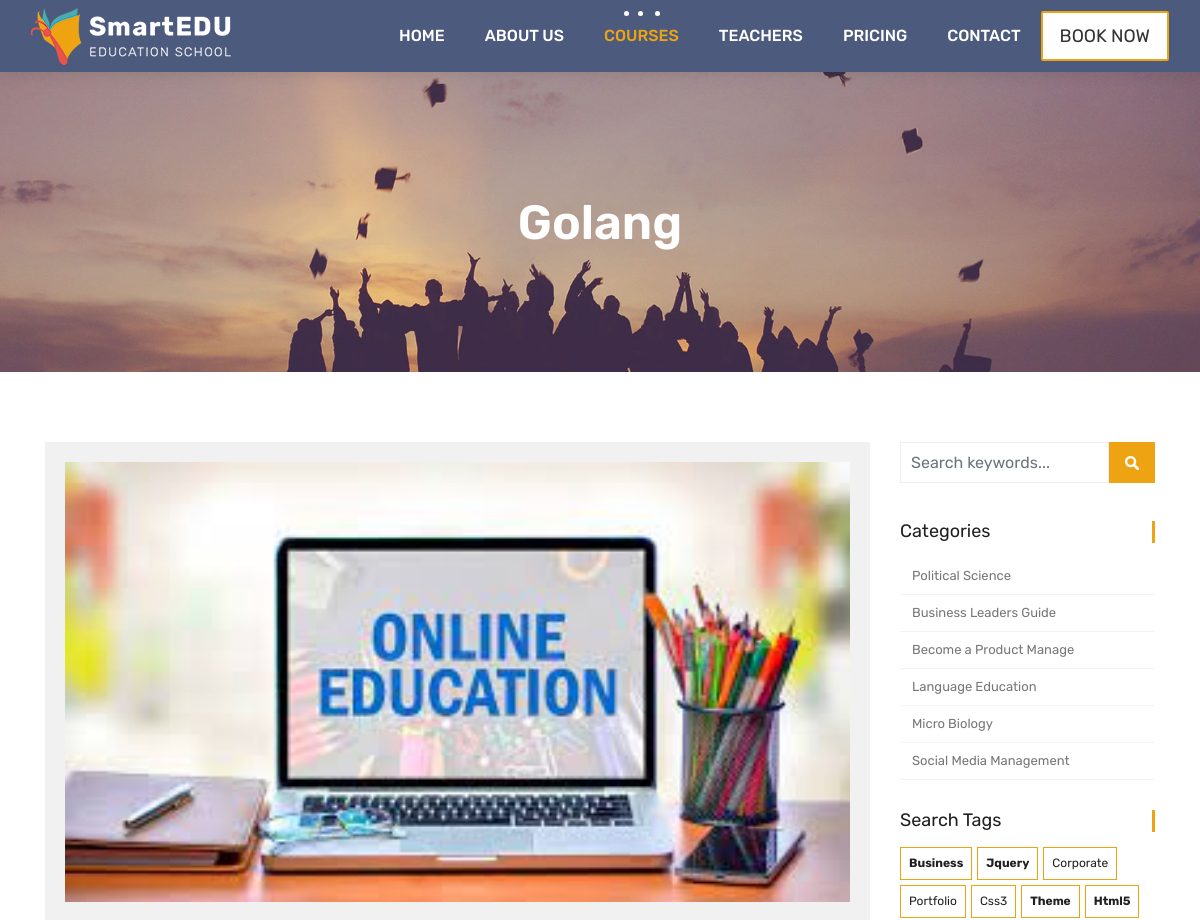
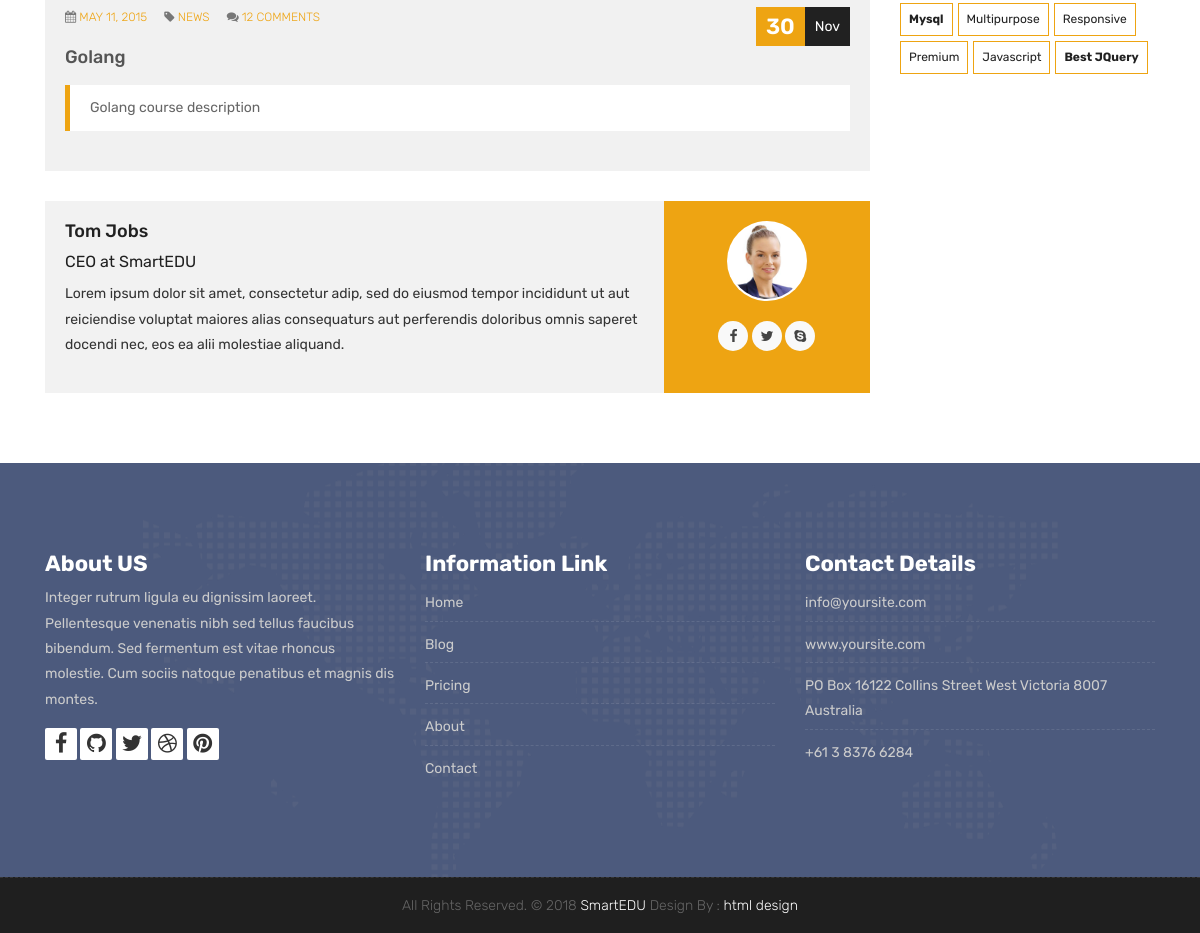
/courses/golang/3, run on the app's committed database (2 pictures, top to bottom).
### courses/models.py (models this page shows, shortened)
class Course(models.Model):
    name = models.CharField(max_length=200, unique=True)
    category = models.ForeignKey(Category, null=True, on_delete=models.DO_NOTHING)
    tags = models.ManyToManyField(Tag, blank=True, null= True)
    description = models.TextField(blank=True, null=True)
    image = models.ImageField(upload_to="courses/%Y/%m/%d/", default="courses/default_course_image.jpg")
    date = models.DateTimeField(auto_now=True)
    available = models.BooleanField(default=True)

### courses/views.py (the view)
# urls.py: path('<slug:category_slug>/<int:course_id>', views.course_detail, name="course_detail"),
def course_detail(request, category_slug, course_id):
    course = Course.objects.get(category__slug=category_slug, id = course_id)
    context = {
        'course': course,
    }
    return render(request, 'course.html', context)

### templates/course.html
{% extends 'partials/_base.html' %}
{% load static %}
{% block content %}
	<div class="all-title-box">
		<div class="container text-center">
			<h1>{{course.name}}</span></h1>
		</div>
	</div>
    <div id="overviews" class="section wb">
        <div class="container">
            <div class="row">
                <div class="col-lg-9 blog-post-single">
                    <div class="blog-item">
						<div class="image-blog">
							<img src="{{course.image.url}}" alt="" class="img-fluid">
						</div>
						<div class="post-content">
							<div class="post-date">
								<span class="day">30</span>
								<span class="month">Nov</span>
							</div>
							<div class="meta-info-blog">
								<span><i class="fa fa-calendar"></i> <a href="#">May 11, 2015</a> </span>
								<span><i class="fa fa-tag"></i>  <a href="#">News</a> </span>
								<span><i class="fa fa-comments"></i> <a href="#">12 Comments</a></span>
							</div>
							<div class="blog-title">
								<h2><a href="#" title="">{{course.name}}</a></h2>
							</div>
							<div class="blog-desc">
								<blockquote class="default">
									{{course.description}}
								</blockquote>
							</div>
						</div>
					</div>
					<div class="blog-author">
						<div class="author-bio">
							<h3 class="author_name"><a href="#">Tom Jobs</a></h3>
							<h5>CEO at <a href="#">SmartEDU</a></h5>
							<p class="author_det">
								Lorem ipsum dolor sit amet, consectetur adip, sed do eiusmod tempor incididunt  ut aut reiciendise voluptat maiores alias consequaturs aut perferendis doloribus omnis saperet docendi nec, eos ea alii molestiae aliquand.
							</p>
						</div>
						<div class="author-desc">
							<img src="images/author.jpg" alt="about author">
							<ul class="author-social">
								<li><a href="#"><i class="fa fa-facebook"></i></a></li>
								<li><a href="#"><i class="fa fa-twitter"></i></a></li>
								<li><a href="#"><i class="fa fa-skype"></i></a></li>
							</ul>
						</div>
					</div>
                </div>
				<div class="col-lg-3 col-12 right-single">
					<div class="widget-search">
						<div class="site-search-area">
							<form method="get" id="site-searchform" action="#">
								<div>
									<input class="input-text form-control" name="search-k" id="search-k" placeholder="Search keywords..." type="text">
									<input id="searchsubmit" value="Search" type="submit">
								</div>
							</form>
						</div>
					</div>
					<div class="widget-categories">
						<h3 class="widget-title">Categories</h3>
						<ul>
							<li><a href="#">Political Science</a></li>
							<li><a href="#">Business Leaders Guide</a></li>
							<li><a href="#">Become a Product Manage</a></li>
							<li><a href="#">Language Education</a></li>
							<li><a href="#">Micro Biology</a></li>
							<li><a href="#">Social Media Management</a></li>
						</ul>
					</div>
					<div class="widget-tags">
						<h3 class="widget-title">Search Tags</h3>
						<ul class="tags">
							<li><a href="#"><b>business</b></a></li>
							<li><a href="#"><b>jquery</b></a></li>
							<li><a href="#">corporate</a></li>
							<li><a href="#">portfolio</a></li>
							<li><a href="#">css3</a></li>
							<li><a href="#"><b>theme</b></a></li>
							<li><a href="#"><b>html5</b></a></li>
							<li><a href="#"><b>mysql</b></a></li>
							<li><a href="#">multipurpose</a></li>
							<li><a href="#">responsive</a></li>
							<li><a href="#">premium</a></li>
							<li><a href="#">javascript</a></li>
							<li><a href="#"><b>Best jQuery</b></a></li>
						</ul>
					</div>
				</div>
            </div>
        </div>
    </div>
    {% endblock %}

### data on the page
Course: name "Golang", image (picture), description "Golang course description"
